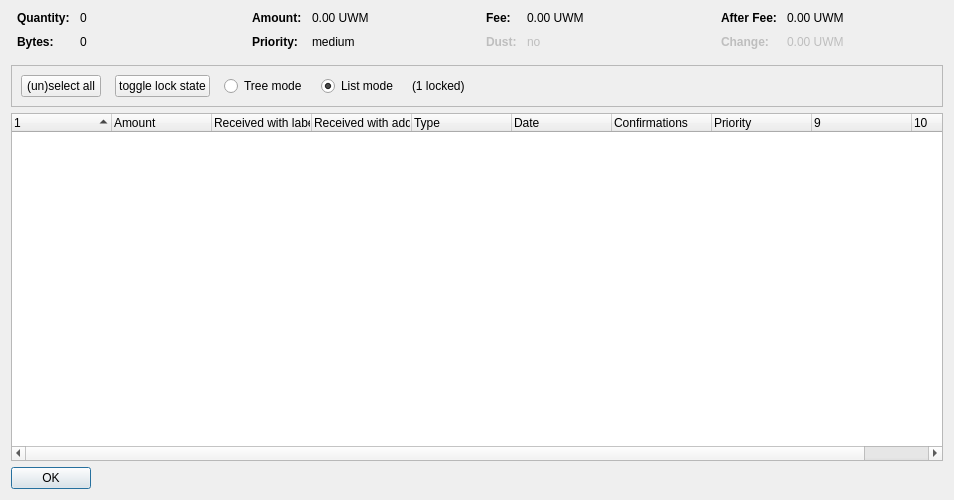
<?xml version="1.0" encoding="UTF-8"?>
<ui version="4.0">
 <class>CoinControlDialog</class>
 <widget class="QDialog" name="CoinControlDialog">
  <property name="geometry">
   <rect>
    <x>0</x>
    <y>0</y>
    <width>954</width>
    <height>500</height>
   </rect>
  </property>
  <property name="windowTitle">
   <string>Coin Selection</string>
  </property>
  <layout class="QVBoxLayout" name="verticalLayout">
   <item>
    <layout class="QHBoxLayout" name="horizontalLayoutTop" stretch="0,0,0,0">
     <property name="topMargin">
      <number>0</number>
     </property>
     <property name="bottomMargin">
      <number>10</number>
     </property>
     <item>
      <layout class="QFormLayout" name="formLayoutCoinControl1">
       <property name="horizontalSpacing">
        <number>10</number>
       </property>
       <property name="verticalSpacing">
        <number>10</number>
       </property>
       <property name="leftMargin">
        <number>6</number>
       </property>
       <property name="rightMargin">
        <number>6</number>
       </property>
       <item row="0" column="0">
        <widget class="QLabel" name="labelCoinControlQuantityText">
         <property name="font">
          <font>
           <weight>75</weight>
           <bold>true</bold>
          </font>
         </property>
         <property name="text">
          <string>Quantity:</string>
         </property>
        </widget>
       </item>
       <item row="0" column="1">
        <widget class="QLabel" name="labelCoinControlQuantity">
         <property name="cursor">
          <cursorShape>IBeamCursor</cursorShape>
         </property>
         <property name="contextMenuPolicy">
          <enum>Qt::ActionsContextMenu</enum>
         </property>
         <property name="text">
          <string notr="true">0</string>
         </property>
         <property name="textInteractionFlags">
          <set>Qt::LinksAccessibleByMouse|Qt::TextSelectableByKeyboard|Qt::TextSelectableByMouse</set>
         </property>
        </widget>
       </item>
       <item row="1" column="0">
        <widget class="QLabel" name="labelCoinControlBytesText">
         <property name="font">
          <font>
           <weight>75</weight>
           <bold>true</bold>
          </font>
         </property>
         <property name="text">
          <string>Bytes:</string>
         </property>
        </widget>
       </item>
       <item row="1" column="1">
        <widget class="QLabel" name="labelCoinControlBytes">
         <property name="cursor">
          <cursorShape>IBeamCursor</cursorShape>
         </property>
         <property name="contextMenuPolicy">
          <enum>Qt::ActionsContextMenu</enum>
         </property>
         <property name="text">
          <string notr="true">0</string>
         </property>
         <property name="textInteractionFlags">
          <set>Qt::LinksAccessibleByMouse|Qt::TextSelectableByKeyboard|Qt::TextSelectableByMouse</set>
         </property>
        </widget>
       </item>
      </layout>
     </item>
     <item>
      <layout class="QFormLayout" name="formLayoutCoinControl2">
       <property name="horizontalSpacing">
        <number>10</number>
       </property>
       <property name="verticalSpacing">
        <number>10</number>
       </property>
       <property name="leftMargin">
        <number>6</number>
       </property>
       <property name="rightMargin">
        <number>6</number>
       </property>
       <item row="0" column="0">
        <widget class="QLabel" name="labelCoinControlAmountText">
         <property name="font">
          <font>
           <weight>75</weight>
           <bold>true</bold>
          </font>
         </property>
         <property name="text">
          <string>Amount:</string>
         </property>
        </widget>
       </item>
       <item row="0" column="1">
        <widget class="QLabel" name="labelCoinControlAmount">
         <property name="cursor">
          <cursorShape>IBeamCursor</cursorShape>
         </property>
         <property name="contextMenuPolicy">
          <enum>Qt::ActionsContextMenu</enum>
         </property>
         <property name="text">
          <string notr="true">0.00 UWM</string>
         </property>
         <property name="textInteractionFlags">
          <set>Qt::LinksAccessibleByMouse|Qt::TextSelectableByKeyboard|Qt::TextSelectableByMouse</set>
         </property>
        </widget>
       </item>
       <item row="1" column="0">
        <widget class="QLabel" name="labelCoinControlPriorityText">
         <property name="font">
          <font>
           <weight>75</weight>
           <bold>true</bold>
          </font>
         </property>
         <property name="text">
          <string>Priority:</string>
         </property>
        </widget>
       </item>
       <item row="1" column="1">
        <widget class="QLabel" name="labelCoinControlPriority">
         <property name="cursor">
          <cursorShape>IBeamCursor</cursorShape>
         </property>
         <property name="contextMenuPolicy">
          <enum>Qt::ActionsContextMenu</enum>
         </property>
         <property name="text">
          <string>medium</string>
         </property>
         <property name="textInteractionFlags">
          <set>Qt::LinksAccessibleByMouse|Qt::TextSelectableByKeyboard|Qt::TextSelectableByMouse</set>
         </property>
        </widget>
       </item>
      </layout>
     </item>
     <item>
      <layout class="QFormLayout" name="formLayoutCoinControl3">
       <property name="horizontalSpacing">
        <number>10</number>
       </property>
       <property name="verticalSpacing">
        <number>10</number>
       </property>
       <property name="leftMargin">
        <number>6</number>
       </property>
       <property name="rightMargin">
        <number>6</number>
       </property>
       <item row="0" column="0">
        <widget class="QLabel" name="labelCoinControlFeeText">
         <property name="font">
          <font>
           <weight>75</weight>
           <bold>true</bold>
          </font>
         </property>
         <property name="text">
          <string>Fee:</string>
         </property>
        </widget>
       </item>
       <item row="0" column="1">
        <widget class="QLabel" name="labelCoinControlFee">
         <property name="cursor">
          <cursorShape>IBeamCursor</cursorShape>
         </property>
         <property name="contextMenuPolicy">
          <enum>Qt::ActionsContextMenu</enum>
         </property>
         <property name="text">
          <string notr="true">0.00 UWM</string>
         </property>
         <property name="textInteractionFlags">
          <set>Qt::LinksAccessibleByMouse|Qt::TextSelectableByKeyboard|Qt::TextSelectableByMouse</set>
         </property>
        </widget>
       </item>
       <item row="1" column="0">
        <widget class="QLabel" name="labelCoinControlLowOutputText">
         <property name="enabled">
          <bool>false</bool>
         </property>
         <property name="font">
          <font>
           <weight>75</weight>
           <bold>true</bold>
          </font>
         </property>
         <property name="text">
          <string>Dust:</string>
         </property>
        </widget>
       </item>
       <item row="1" column="1">
        <widget class="QLabel" name="labelCoinControlLowOutput">
         <property name="enabled">
          <bool>false</bool>
         </property>
         <property name="cursor">
          <cursorShape>IBeamCursor</cursorShape>
         </property>
         <property name="contextMenuPolicy">
          <enum>Qt::ActionsContextMenu</enum>
         </property>
         <property name="text">
          <string>no</string>
         </property>
         <property name="textInteractionFlags">
          <set>Qt::LinksAccessibleByMouse|Qt::TextSelectableByKeyboard|Qt::TextSelectableByMouse</set>
         </property>
        </widget>
       </item>
      </layout>
     </item>
     <item>
      <layout class="QFormLayout" name="formLayoutCoinControl4">
       <property name="horizontalSpacing">
        <number>10</number>
       </property>
       <property name="verticalSpacing">
        <number>10</number>
       </property>
       <property name="leftMargin">
        <number>6</number>
       </property>
       <property name="rightMargin">
        <number>6</number>
       </property>
       <item row="0" column="0">
        <widget class="QLabel" name="labelCoinControlAfterFeeText">
         <property name="font">
          <font>
           <weight>75</weight>
           <bold>true</bold>
          </font>
         </property>
         <property name="text">
          <string>After Fee:</string>
         </property>
        </widget>
       </item>
       <item row="0" column="1">
        <widget class="QLabel" name="labelCoinControlAfterFee">
         <property name="cursor">
          <cursorShape>IBeamCursor</cursorShape>
         </property>
         <property name="contextMenuPolicy">
          <enum>Qt::ActionsContextMenu</enum>
         </property>
         <property name="text">
          <string notr="true">0.00 UWM</string>
         </property>
         <property name="textInteractionFlags">
          <set>Qt::LinksAccessibleByMouse|Qt::TextSelectableByKeyboard|Qt::TextSelectableByMouse</set>
         </property>
        </widget>
       </item>
       <item row="1" column="0">
        <widget class="QLabel" name="labelCoinControlChangeText">
         <property name="enabled">
          <bool>false</bool>
         </property>
         <property name="font">
          <font>
           <weight>75</weight>
           <bold>true</bold>
          </font>
         </property>
         <property name="text">
          <string>Change:</string>
         </property>
        </widget>
       </item>
       <item row="1" column="1">
        <widget class="QLabel" name="labelCoinControlChange">
         <property name="enabled">
          <bool>false</bool>
         </property>
         <property name="cursor">
          <cursorShape>IBeamCursor</cursorShape>
         </property>
         <property name="contextMenuPolicy">
          <enum>Qt::ActionsContextMenu</enum>
         </property>
         <property name="text">
          <string notr="true">0.00 UWM</string>
         </property>
         <property name="textInteractionFlags">
          <set>Qt::LinksAccessibleByMouse|Qt::TextSelectableByKeyboard|Qt::TextSelectableByMouse</set>
         </property>
        </widget>
       </item>
      </layout>
     </item>
    </layout>
   </item>
   <item>
    <widget class="QFrame" name="frame">
     <property name="minimumSize">
      <size>
       <width>0</width>
       <height>40</height>
      </size>
     </property>
     <property name="frameShape">
      <enum>QFrame::StyledPanel</enum>
     </property>
     <property name="frameShadow">
      <enum>QFrame::Sunken</enum>
     </property>
     <layout class="QHBoxLayout" name="horizontalLayout">
      <item>
       <layout class="QHBoxLayout" name="horizontalLayoutPanel" stretch="0,0,0,0,0,0">
        <property name="spacing">
         <number>14</number>
        </property>
        <item>
         <widget class="QPushButton" name="pushButtonSelectAll">
          <property name="sizePolicy">
           <sizepolicy hsizetype="Maximum" vsizetype="Fixed">
            <horstretch>0</horstretch>
            <verstretch>0</verstretch>
           </sizepolicy>
          </property>
          <property name="text">
           <string>(un)select all</string>
          </property>
          <property name="autoDefault">
           <bool>false</bool>
          </property>
         </widget>
        </item>
        <item>
         <widget class="QPushButton" name="pushButtonToggleLock">
          <property name="sizePolicy">
           <sizepolicy hsizetype="Maximum" vsizetype="Fixed">
            <horstretch>0</horstretch>
            <verstretch>0</verstretch>
           </sizepolicy>
          </property>
          <property name="text">
           <string>toggle lock state</string>
          </property>
          <property name="autoDefault">
           <bool>false</bool>
          </property>
         </widget>
        </item>
        <item>
         <widget class="QRadioButton" name="radioTreeMode">
          <property name="sizePolicy">
           <sizepolicy hsizetype="Maximum" vsizetype="Fixed">
            <horstretch>0</horstretch>
            <verstretch>0</verstretch>
           </sizepolicy>
          </property>
          <property name="text">
           <string>Tree mode</string>
          </property>
         </widget>
        </item>
        <item>
         <widget class="QRadioButton" name="radioListMode">
          <property name="sizePolicy">
           <sizepolicy hsizetype="Maximum" vsizetype="Fixed">
            <horstretch>0</horstretch>
            <verstretch>0</verstretch>
           </sizepolicy>
          </property>
          <property name="text">
           <string>List mode</string>
          </property>
          <property name="checked">
           <bool>true</bool>
          </property>
         </widget>
        </item>
        <item>
         <widget class="QLabel" name="labelLocked">
          <property name="text">
           <string>(1 locked)</string>
          </property>
         </widget>
        </item>
        <item>
         <spacer name="horizontalSpacer">
          <property name="orientation">
           <enum>Qt::Horizontal</enum>
          </property>
          <property name="sizeHint" stdset="0">
           <size>
            <width>40</width>
            <height>20</height>
           </size>
          </property>
         </spacer>
        </item>
       </layout>
      </item>
     </layout>
    </widget>
   </item>
   <item>
    <widget class="CoinControlTreeWidget" name="treeWidget">
     <property name="contextMenuPolicy">
      <enum>Qt::CustomContextMenu</enum>
     </property>
     <property name="sortingEnabled">
      <bool>false</bool>
     </property>
     <property name="columnCount">
      <number>10</number>
     </property>
     <attribute name="headerShowSortIndicator" stdset="0">
      <bool>true</bool>
     </attribute>
     <attribute name="headerStretchLastSection">
      <bool>false</bool>
     </attribute>
     <column>
      <property name="text">
       <string/>
      </property>
     </column>
     <column>
      <property name="text">
       <string>Amount</string>
      </property>
     </column>
     <column>
      <property name="text">
       <string>Received with label</string>
      </property>
     </column>
     <column>
      <property name="text">
       <string>Received with address</string>
      </property>
     </column>
     <column>
      <property name="text">
       <string>Type</string>
      </property>
     </column>
     <column>
      <property name="text">
       <string>Date</string>
      </property>
     </column>
     <column>
      <property name="text">
       <string>Confirmations</string>
      </property>
      <property name="toolTip">
       <string>Confirmed</string>
      </property>
     </column>
     <column>
      <property name="text">
       <string>Priority</string>
      </property>
     </column>
     <column>
      <property name="text">
       <string/>
      </property>
     </column>
     <column>
      <property name="text">
       <string/>
      </property>
     </column>
    </widget>
   </item>
   <item>
    <widget class="QDialogButtonBox" name="buttonBox">
     <property name="sizePolicy">
      <sizepolicy hsizetype="Maximum" vsizetype="Fixed">
       <horstretch>0</horstretch>
       <verstretch>0</verstretch>
      </sizepolicy>
     </property>
     <property name="orientation">
      <enum>Qt::Horizontal</enum>
     </property>
     <property name="standardButtons">
      <set>QDialogButtonBox::Ok</set>
     </property>
    </widget>
   </item>
  </layout>
 </widget>
 <customwidgets>
  <customwidget>
   <class>CoinControlTreeWidget</class>
   <extends>QTreeWidget</extends>
   <header>coincontroltreewidget.h</header>
  </customwidget>
 </customwidgets>
 <resources/>
 <connections/>
</ui>
